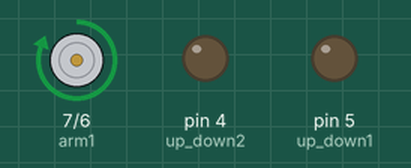
Bench run of a sketch on a simulated Arduino Uno, built with avr-gcc and run on an emulated ATmega328P. On the bench: motor-driver pin pairs drawn as motors (green arrow = first pin HIGH = forward, orange = second pin HIGH = backward, longer = more drive), output pins drawn as LEDs (lit = HIGH).

Above: at 1.5 s.
At 5.5 s:
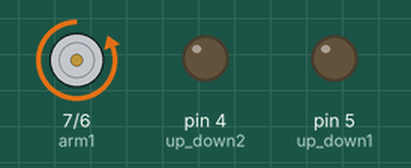
At 9.5 s:
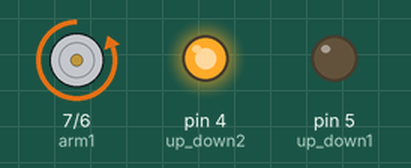
At 12.5 s:
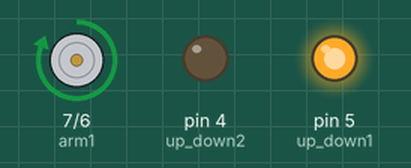
Timing chart, 0 to 14.3 s (numbered marks = the images above):
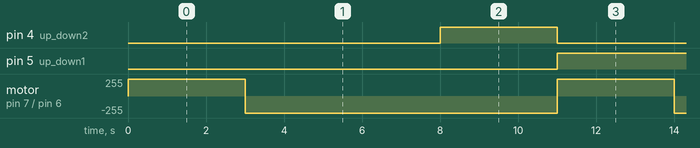

Measured:
- by itself, pin 4 (up_down2): alternates HIGH for 3.0 s and LOW for 8.0 s
- by itself, pin 5 (up_down1): alternates HIGH for 8.0 s and LOW for 3.0 s
- by itself, motor on pin 7 (arm1) / pin 6 (arm2): alternates forward 255/255 for 3.0 s and backward 255/255 for 8.0 s

The sketch:

Pick_and_place.ino
```cpp
//const int trig = A2;
//const int echo = A1;
#define arm1 7
#define arm2 6
#define up_down1 5
#define up_down2 4
long duration;                              //variables to store data
int distance;

void setup() {

//pinMode(trig, OUTPUT);
//pinMode(echo, INPUT);
pinMode(arm1,OUTPUT);
pinMode(arm2,OUTPUT);
pinMode(up_down1,OUTPUT);
pinMode(up_down2,OUTPUT);

Serial.begin(9600);
}

void loop() {

        digitalWrite(arm1,HIGH);
        digitalWrite(arm2,LOW);
        delay(3000);

        digitalWrite(arm1,LOW);
        digitalWrite(arm2,HIGH);
        delay(5000);

        digitalWrite(up_down1,LOW);
        digitalWrite(up_down2,HIGH);
        delay(3000);

        digitalWrite(up_down1,HIGH);
        digitalWrite(up_down2,LOW);


        /*
        digitalWrite(trig, LOW);              //sets trigger pin low
        delayMicroseconds(2);                 // gives delay of 2us before setting trigger pin high

        digitalWrite(trig, HIGH);             // sets trigger pin high
        delayMicroseconds(10);                // keep trigger pin high for 10us
        digitalWrite(trig, LOW);

        duration = pulseIn(echo, HIGH);       // this function says to count the time from one
                                              // high of echo pin to successive high of same once
                                              // it gets the pulse signal

        distance = duration*0.034/2;

  // speed of sound = 340 m/s
  // implies 0.034 cm/us
  // distance = (speed * time) / 2


  //Serial.print("Distance: ");
  //Serial.println(distance);
  // print distance in serial monitor
  */


}
```
